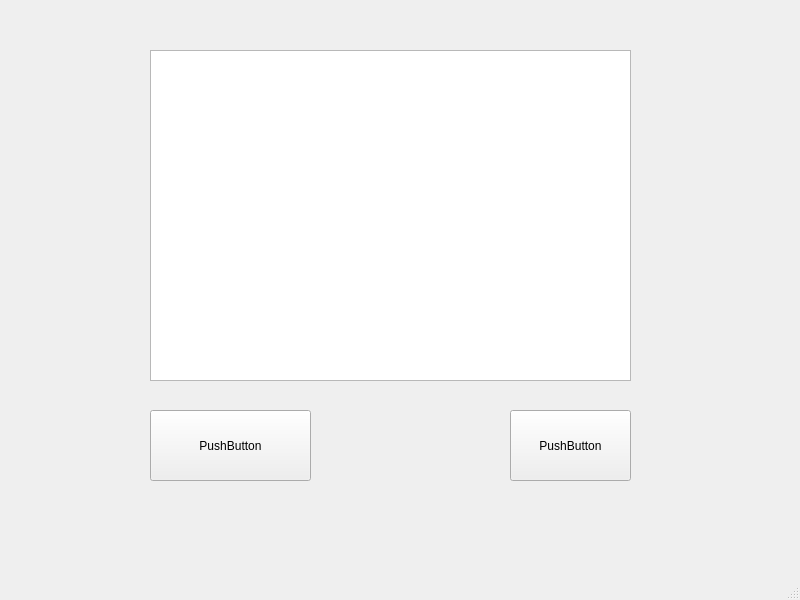
<?xml version="1.0" encoding="UTF-8"?>
<ui version="4.0">
 <class>MainWindow</class>
 <widget class="QMainWindow" name="MainWindow">
  <property name="geometry">
   <rect>
    <x>0</x>
    <y>0</y>
    <width>800</width>
    <height>600</height>
   </rect>
  </property>
  <property name="windowTitle">
   <string>MainWindow</string>
  </property>
  <widget class="QWidget" name="centralwidget">
   <widget class="QGraphicsView" name="graphicsView">
    <property name="geometry">
     <rect>
      <x>150</x>
      <y>50</y>
      <width>481</width>
      <height>331</height>
     </rect>
    </property>
   </widget>
   <widget class="QPushButton" name="pushButton">
    <property name="geometry">
     <rect>
      <x>150</x>
      <y>410</y>
      <width>161</width>
      <height>71</height>
     </rect>
    </property>
    <property name="text">
     <string>PushButton</string>
    </property>
   </widget>
   <widget class="QPushButton" name="pushButton_2">
    <property name="geometry">
     <rect>
      <x>510</x>
      <y>410</y>
      <width>121</width>
      <height>71</height>
     </rect>
    </property>
    <property name="text">
     <string>PushButton</string>
    </property>
   </widget>
  </widget>
  <widget class="QMenuBar" name="menubar">
   <property name="geometry">
    <rect>
     <x>0</x>
     <y>0</y>
     <width>800</width>
     <height>21</height>
    </rect>
   </property>
  </widget>
  <widget class="QStatusBar" name="statusbar"/>
 </widget>
 <resources/>
 <connections/>
</ui>
